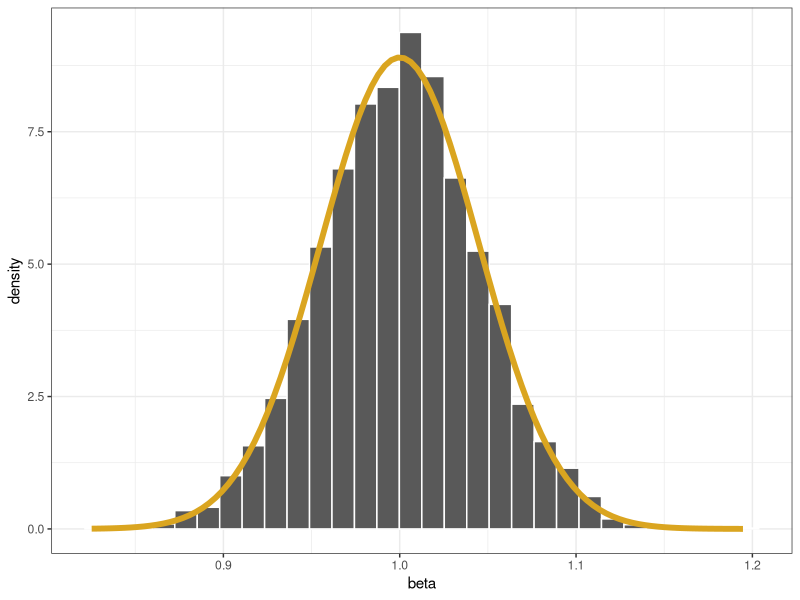
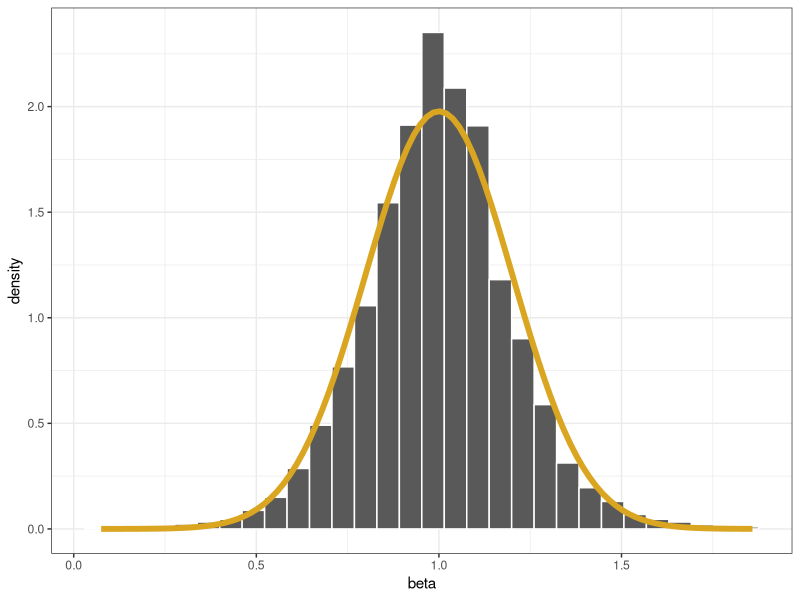
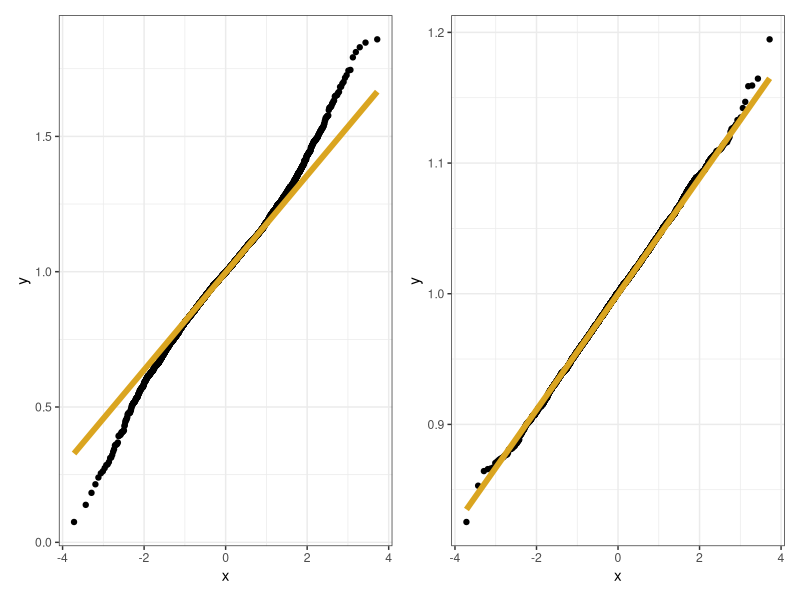
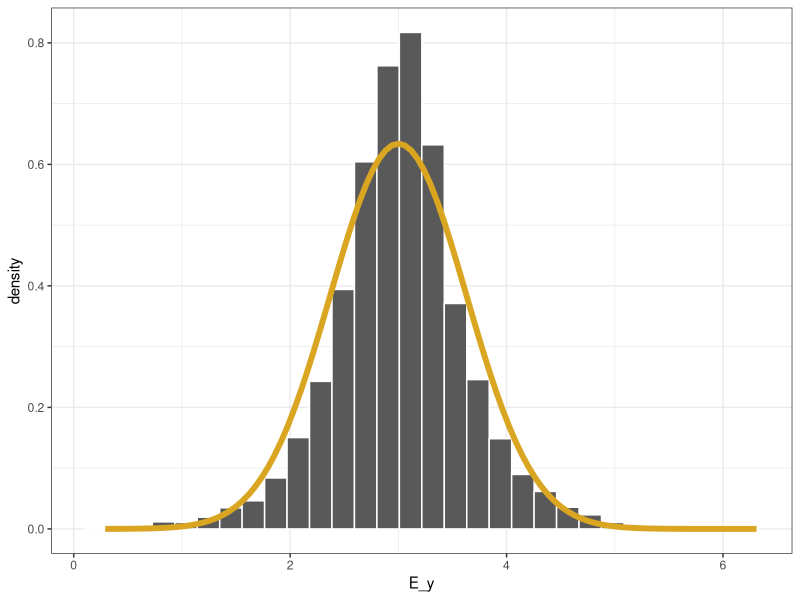
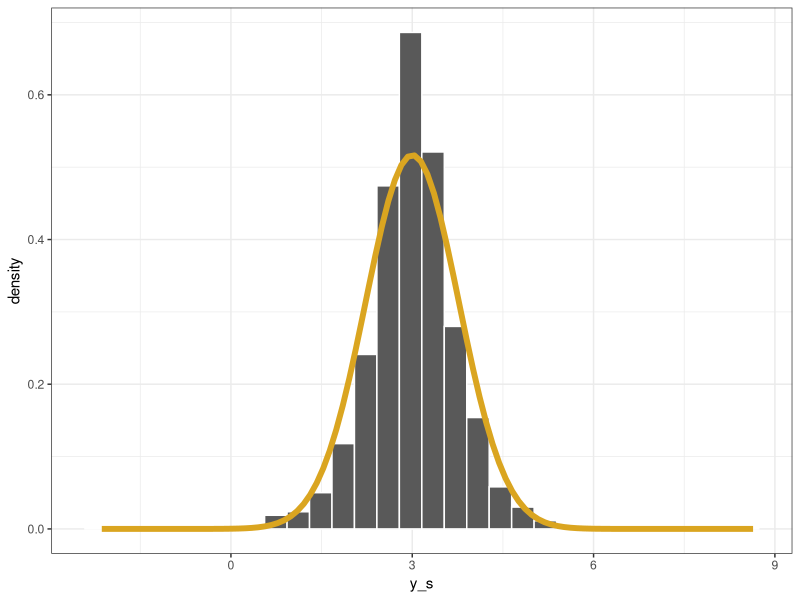
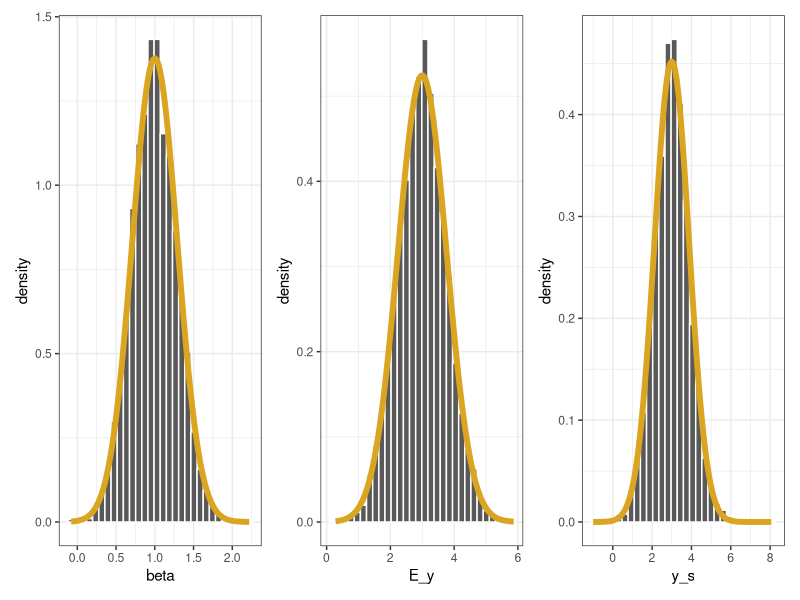
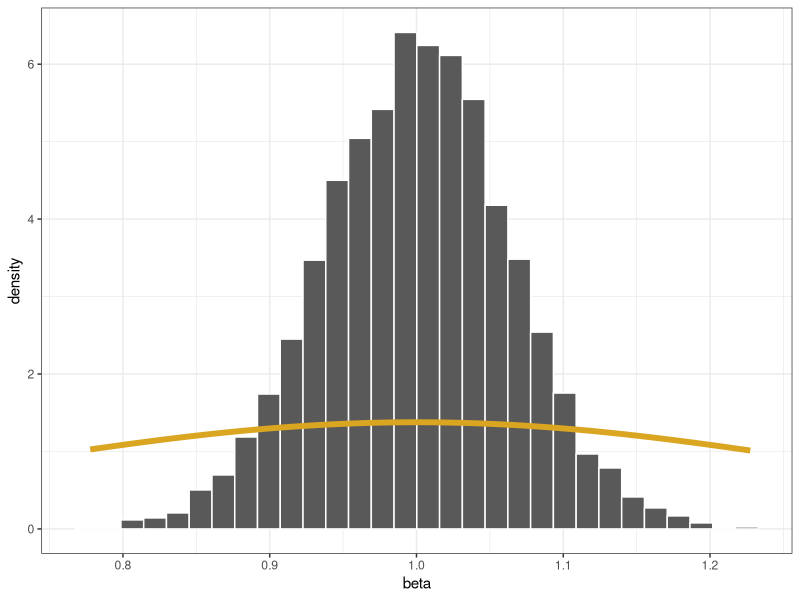
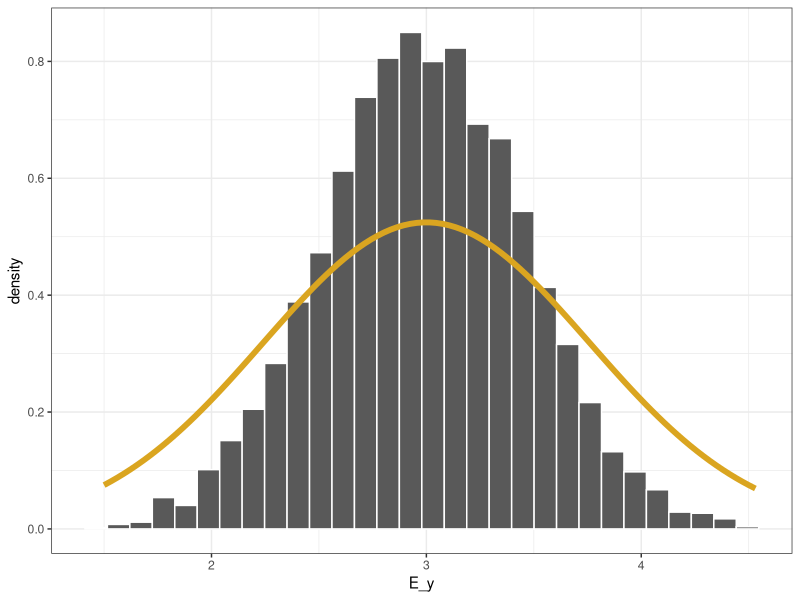

The R source for these figures, in order:
## ---- chunk 1
knitr::opts_chunk$set(fig.align = "center", 
                      message = FALSE, 
                      warning = FALSE)

library(tidyverse)
library(rmutil)
library(mvtnorm)
library(patchwork)
set.seed(51)
## ---- chunk 2
B0 <- 1
B1 <- 1
B2 <- 1
B <- c(B0, B1, B2)
sigma_sq <- .2
b <- sqrt((1/2) * sigma_sq)

n <- 100
mu <- c(1, -1)
Sigma <- matrix(c(1, 0, 0, 1),
              byrow = TRUE, 
              ncol = 2)
X <- cbind(1, rmvnorm(n, mu, Sigma))
p <- ncol(X) - 1

x_s <- c(1, 1, 1)
it <- 5000
beta <- rep(NA, it)
E_y <- rep(NA, it)
y_s <- rep(NA, it)

for (j in 1:it) {
  # Simulate data
  epsilon <- rlaplace(n, m = 0, s = b)
  Y <- X %*% B + epsilon
  
  # Calculate estimates
  B_hat <- solve(t(X) %*% X) %*% t(X) %*% Y
  residuals <- Y - X %*% B_hat
  sigma_sq_hat <- sum(residuals^2) / (n - p - 1)
  beta[j] <- B_hat[2] #beta_1
  E_y[j] <- x_s %*% B_hat
  b_hat <- sqrt((1/2) * sigma_sq_hat)
  y_s[j] <- x_s %*% B_hat + rlaplace(1, m = 0, s = b_hat)
}
## ---- chunk 3
var_theory_B_hat <- sigma_sq * solve(t(X) %*% X) [2, 2]

ggplot(data.frame(beta), aes(x = beta)) +
  geom_histogram(aes(y=..density..), col = "white") +
  stat_function(fun = dnorm, 
                args = list(mean = B1, 
                            sd = sqrt(var_theory_B_hat)),
                color = "goldenrod",
                lwd = 2) +
  theme_bw()

p_norm_qq <- ggplot(data.frame(beta), aes(sample = beta)) +
  stat_qq() +
  stat_qq_line(color = "goldenrod", lwd = 2) +
  theme_bw()
## ---- chunk 4
n <- 4
X <- X[1:n, ]

for (j in 1:it) {
  # Simulate data
  epsilon <- rlaplace(n, m = 0, s = b)
  Y <- X %*% B + epsilon

  # Calculate estimates
  B_hat <- solve(t(X) %*% X) %*% t(X) %*% Y
  residuals <- Y - X %*% B_hat
  sigma_sq_hat <- sum(residuals^2) / (n - p - 1)
  beta[j] <- B_hat[2] #beta_1
  E_y[j] <- x_s %*% B_hat
  b_hat <- sqrt((1/2) * sigma_sq_hat)
  y_s[j] <- x_s %*% B_hat + rlaplace(1, m = 0, s = b_hat)
}
## ---- chunk 5
var_theory_B_hat <- sigma_sq * solve(t(X) %*% X) [2, 2]

ggplot(data.frame(beta), aes(x = beta)) +
  geom_histogram(aes(y=..density..), col = "white") +
  stat_function(fun = dnorm, 
                args = list(mean = B1, 
                            sd = sqrt(var_theory_B_hat)),
                color = "goldenrod",
                lwd = 2) +
  theme_bw()
## ---- chunk 6
p_notnorm_qq <- ggplot(data.frame(beta), aes(sample = beta)) +
  stat_qq() +
  stat_qq_line(color = "goldenrod", lwd = 2) +
  theme_bw()

p_notnorm_qq + p_norm_qq
## ---- chunk 7
var_theory_E_y <- sigma_sq * t(x_s) %*% solve(t(X) %*% X) %*% x_s

ggplot(data.frame(E_y), aes(x = E_y)) +
  geom_histogram(aes(y=..density..), col = "white") +
  stat_function(fun = dnorm, 
                args = list(mean = x_s %*% B, 
                            sd = sqrt(var_theory_E_y)),
                color = "goldenrod",
                lwd = 2) +
  theme_bw()
## ---- chunk 8
var_theory_y_s <- sigma_sq * t(x_s) %*% solve(t(X) %*% X) %*% x_s + sigma_sq

ggplot(data.frame(y_s), aes(x = y_s)) +
  geom_histogram(aes(y=..density..), col = "white") +
  stat_function(fun = dnorm, 
                args = list(mean = x_s %*% B, 
                            sd = sqrt(var_theory_y_s)),
                color = "goldenrod",
                lwd = 2) +
  theme_bw()
## ---- chunk 9
Sigma <- matrix(c(1, 0.5, 0.5, 1),
                byrow = TRUE, 
                ncol = 2)
X <- cbind(1, rmvnorm(n, mu, Sigma))
## ---- chunk 10
for (j in 1:it) {
  # Simulate data
  epsilon <- rnorm(n, mean = 0, sd = sqrt(sigma_sq))
  Y <- X %*% B + epsilon

  # Calculate estimates
  B_hat <- solve(t(X) %*% X) %*% t(X) %*% Y
  residuals <- Y - X %*% B_hat
  sigma_sq_hat <- sum(residuals^2) / (n - p - 1)
  beta[j] <- B_hat[2] #beta_1
  E_y[j] <- x_s %*% B_hat
  y_s[j] <- x_s %*% B_hat + rnorm(1, mean = 0, sd = sqrt(sigma_sq_hat))
}

var_theory_B_hat <- sigma_sq * solve(t(X) %*% X) [2, 2]
var_theory_E_y <- sigma_sq * t(x_s) %*% solve(t(X) %*% X) %*% x_s
var_theory_y_s <- sigma_sq * t(x_s) %*% solve(t(X) %*% X) %*% x_s + sigma_sq

p1 <- ggplot(data.frame(beta), aes(x = beta)) +
  geom_histogram(aes(y=..density..), col = "white") +
  stat_function(fun = dnorm, 
                args = list(mean = B1, 
                            sd = sqrt(var_theory_B_hat)),
                color = "goldenrod",
                lwd = 2) +
  theme_bw()

p2 <- ggplot(data.frame(E_y), aes(x = E_y)) +
  geom_histogram(aes(y=..density..), col = "white") +
  stat_function(fun = dnorm, 
                args = list(mean = x_s %*% B, 
                            sd = sqrt(var_theory_E_y)),
                color = "goldenrod",
                lwd = 2) +
  theme_bw()

p3 <- ggplot(data.frame(y_s), aes(x = y_s)) +
  geom_histogram(aes(y=..density..), col = "white") +
  stat_function(fun = dnorm, 
                args = list(mean = x_s %*% B, 
                            sd = sqrt(var_theory_y_s)),
                color = "goldenrod",
                lwd = 2) +
  theme_bw()

p1 + p2 + p3
## ---- chunk 11
sigma_sq <- .2
cov <- .19
Sigma <- matrix(rep(cov, n^2), ncol = n)
diag(Sigma) <- sigma_sq
rmvnorm(1, mean = rep(0, n), sigma = Sigma)
## ---- chunk 12
sigma_sq_hats <- rep(NA, it)
for (j in 1:it) {
  # Simulate data
  epsilon <- c(rmvnorm(1, mean = rep(0, n), sigma = Sigma))
  Y <- X %*% B + epsilon

  # Calculate estimates
  B_hat <- solve(t(X) %*% X) %*% t(X) %*% Y
  residuals <- Y - X %*% B_hat
  sigma_sq_hat <- sum(residuals^2) / (n - p - 1)
  beta[j] <- B_hat[2] #beta_1
  E_y[j] <- x_s %*% B_hat
  y_s[j] <- x_s %*% B_hat + rnorm(1, mean = 0, sd = sqrt(sigma_sq_hat))
  sigma_sq_hats[j] <- sigma_sq_hat
}

p1 <- ggplot(data.frame(beta), aes(x = beta)) +
  geom_histogram(aes(y=..density..), col = "white") +
  stat_function(fun = dnorm, 
                args = list(mean = B1, 
                            sd = sqrt(var_theory_B_hat)),
                color = "goldenrod",
                lwd = 2) +
  theme_bw()
p1
## ---- chunk 13
p2 <- ggplot(data.frame(E_y), aes(x = E_y)) +
  geom_histogram(aes(y=..density..), col = "white") +
  stat_function(fun = dnorm, 
                args = list(mean = x_s %*% B, 
                            sd = sqrt(var_theory_E_y)),
                color = "goldenrod",
                lwd = 2) +
  theme_bw()
p2
## ---- chunk 14
p3 <- ggplot(data.frame(y_s), aes(x = y_s)) +
  geom_histogram(aes(y=..density..), col = "white") +
  stat_function(fun = dnorm, 
                args = list(mean = x_s %*% B, 
                            sd = sqrt(var_theory_y_s)),
                color = "goldenrod",
                lwd = 2) +
  theme_bw()
p3
## ---- chunk 15
X <- X[, 1:2]
B <- B[1:2]
Y <- rep(NA, 5 * 4)

for (j in 1:5) {
  epsilon <- c(rmvnorm(1, mean = rep(0, n), sigma = Sigma))
  Y[1:n + n * (j - 1)] <- X %*% B + epsilon
}

tibble(Y = Y,
       X = rep(X[, 2], 5),
       draw = factor(rep(1:5, each = n))) %>%
  filter(draw == 1) %>%
  ggplot(aes(x = X, y = Y, col = draw)) +
  geom_point(size = 3) +
  geom_smooth(method = "lm", se = FALSE, lty = 2) +
  geom_abline(slope = 1, intercept = 1, color = "goldenrod", lwd = 2) +
  geom_vline(xintercept = X[1, 2], col = "darkgray") +
  geom_vline(xintercept = X[2, 2], col = "darkgray") +
  geom_vline(xintercept = X[3, 2], col = "darkgray") +
  geom_vline(xintercept = X[4, 2], col = "darkgray") +
  theme_bw() +
  lims(x = range(X[,2]),
       y = range(Y) + c(-.2, .2))
## ---- chunk 16
tibble(Y = Y,
       X = rep(X[, 2], 5),
       draw = factor(rep(1:5, each = n))) %>%
  filter(draw %in% 1:2) %>%
  ggplot(aes(x = X, y = Y, col = draw)) +
  geom_point(size = 3) +
  geom_smooth(method = "lm", se = FALSE, lty = 2) +
  geom_abline(slope = 1, intercept = 1, color = "goldenrod", lwd = 2) +
  geom_vline(xintercept = X[1, 2], col = "darkgray") +
  geom_vline(xintercept = X[2, 2], col = "darkgray") +
  geom_vline(xintercept = X[3, 2], col = "darkgray") +
  geom_vline(xintercept = X[4, 2], col = "darkgray") +
  theme_bw() +
  lims(x = range(X[,2]),
       y = range(Y) + c(-.2, .2))
## ---- chunk 17
tibble(Y = Y,
       X = rep(X[, 2], 5),
       draw = factor(rep(1:5, each = n))) %>%
  ggplot(aes(x = X, y = Y, col = draw)) +
  geom_point(size = 3) +
  geom_smooth(method = "lm", se = FALSE, lty = 2) +
  geom_abline(slope = 1, intercept = 1, color = "goldenrod", lwd = 2) +
  geom_vline(xintercept = X[1, 2], col = "darkgray") +
  geom_vline(xintercept = X[2, 2], col = "darkgray") +
  geom_vline(xintercept = X[3, 2], col = "darkgray") +
  geom_vline(xintercept = X[4, 2], col = "darkgray") +
  theme_bw() +
  lims(x = range(X[,2]),
       y = range(Y) + c(-.2, .2))
## ---- chunk 18
ggplot(data.frame(s2 = sigma_sq_hats), aes(x = s2)) +
  geom_histogram(col = "white") +
  geom_vline(xintercept = sigma_sq, color = "goldenrod", lwd = 2) +
  xlim(c(-.01, .21)) +
  theme_bw()
## ---- chunk 19
m1 <- lm(mpg ~ disp + hp + wt, data = mtcars)
summary(m1)
## ---- chunk 20
m2 <- glm(factor(am) ~ disp + hp + wt, data = mtcars, family = "binomial")
summary(m2)
